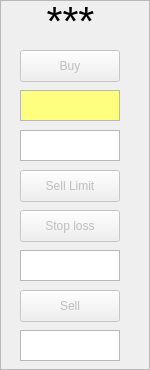
      <widget class="QFrame" name="frame_3">
       <property name="frameShape">
        <enum>QFrame::StyledPanel</enum>
       </property>
       <property name="frameShadow">
        <enum>QFrame::Raised</enum>
       </property>
       <widget class="QPushButton" name="Buy_3">
        <property name="enabled">
         <bool>false</bool>
        </property>
        <property name="geometry">
         <rect>
          <x>20</x>
          <y>50</y>
          <width>100</width>
          <height>32</height>
         </rect>
        </property>
        <property name="text">
         <string>Buy</string>
        </property>
       </widget>
       <widget class="QLabel" name="ticker_3">
        <property name="geometry">
         <rect>
          <x>0</x>
          <y>0</y>
          <width>141</width>
          <height>41</height>
         </rect>
        </property>
        <property name="sizePolicy">
         <sizepolicy hsizetype="Expanding" vsizetype="Expanding">
          <horstretch>0</horstretch>
          <verstretch>0</verstretch>
         </sizepolicy>
        </property>
        <property name="font">
         <font>
          <pointsize>31</pointsize>
         </font>
        </property>
        <property name="text">
         <string>***</string>
        </property>
        <property name="alignment">
         <set>Qt::AlignCenter</set>
        </property>
       </widget>
       <widget class="QPlainTextEdit" name="price_3">
        <property name="geometry">
         <rect>
          <x>20</x>
          <y>130</y>
          <width>100</width>
          <height>31</height>
         </rect>
        </property>
       </widget>
       <widget class="QPlainTextEdit" name="qty_3">
        <property name="geometry">
         <rect>
          <x>20</x>
          <y>90</y>
          <width>100</width>
          <height>31</height>
         </rect>
        </property>
        <property name="palette">
         <palette>
          <active>
           <colorrole role="Base">
            <brush brushstyle="SolidPattern">
             <color alpha="255">
              <red>255</red>
              <green>255</green>
              <blue>127</blue>
             </color>
            </brush>
           </colorrole>
          </active>
          <inactive>
           <colorrole role="Base">
            <brush brushstyle="SolidPattern">
             <color alpha="255">
              <red>255</red>
              <green>255</green>
              <blue>127</blue>
             </color>
            </brush>
           </colorrole>
          </inactive>
          <disabled>
           <colorrole role="Base">
            <brush brushstyle="SolidPattern">
             <color alpha="255">
              <red>73</red>
              <green>143</green>
              <blue>255</blue>
             </color>
            </brush>
           </colorrole>
          </disabled>
         </palette>
        </property>
       </widget>
       <widget class="QPushButton" name="SLimit_3">
        <property name="enabled">
         <bool>false</bool>
        </property>
        <property name="geometry">
         <rect>
          <x>20</x>
          <y>170</y>
          <width>100</width>
          <height>32</height>
         </rect>
        </property>
        <property name="text">
         <string>Sell Limit</string>
        </property>
       </widget>
       <widget class="QPushButton" name="Sell_3">
        <property name="enabled">
         <bool>false</bool>
        </property>
        <property name="geometry">
         <rect>
          <x>20</x>
          <y>290</y>
          <width>100</width>
          <height>32</height>
         </rect>
        </property>
        <property name="text">
         <string>Sell</string>
        </property>
       </widget>
       <widget class="QPushButton" name="SLoss_3">
        <property name="enabled">
         <bool>false</bool>
        </property>
        <property name="geometry">
         <rect>
          <x>20</x>
          <y>210</y>
          <width>100</width>
          <height>32</height>
         </rect>
        </property>
        <property name="text">
         <string>Stop loss</string>
        </property>
       </widget>
       <widget class="QPlainTextEdit" name="loss_3">
        <property name="geometry">
         <rect>
          <x>20</x>
          <y>250</y>
          <width>100</width>
          <height>31</height>
         </rect>
        </property>
       </widget>
       <widget class="QPlainTextEdit" name="T_3">
        <property name="geometry">
         <rect>
          <x>20</x>
          <y>330</y>
          <width>100</width>
          <height>31</height>
         </rect>
        </property>
       </widget>
      </widget>
